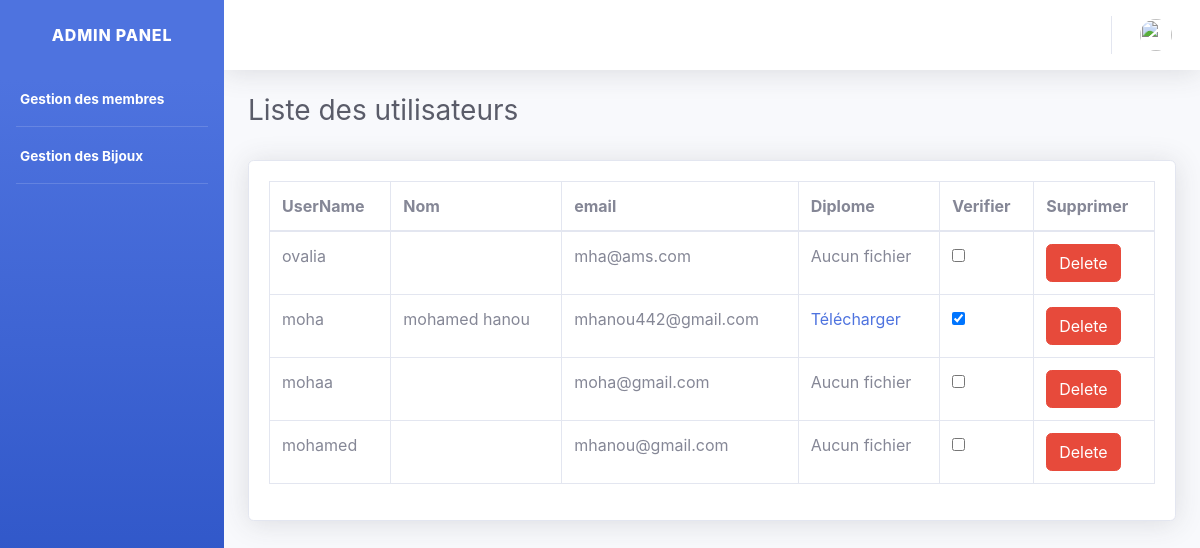
Page /gestion/admin/ (signed in) on the committed database.
### gestion/models.py (models this page shows, shortened)
class User(AbstractUser):
    email = models.EmailField(unique=False)
    file = models.FileField(upload_to='diplomes/', null=True, blank=True)
    is_verified = models.BooleanField(default=False)

### gestion/views.py (the view)
# urls.py: path("admin/", views.admin, name="admin"),
@login_required
def admin(request):
    userss=User.objects.all()
    context={
        'users':userss,
    }
    return render(request,"admin/user.html",context)

### myapp/templates/admin/user.html (shortened to what this page needs)
{% extends 'admin_base.html' %}
{% load static %}
{% block content %}
                <div class="container-fluid">
                    <h1 class="h3 mb-2 text-gray-800">Liste des utilisateurs
                    </h1>
                    <br>
                    <div class="card shadow mb-4">
                        <div class="card-body">
                            <div class="table-responsive">
                                <table class="table table-bordered" id="dataTable" width="100%" cellspacing="0">
                                    <thead>
                                        <tr>
                                            <th>UserName</th>
                                            <th>Nom</th>
                                            <th>email</th>
                                            <th>Diplome</th>
                                            <th>Verifier</th>
                                            <th>Supprimer</th>
                                        </tr>
                                    </thead>
                                    <tbody>
                                        {% for user in users %}
                                        <tr>
                                            <td>{{ user.username }}</td>
                                            <td>{{ user.first_name }} {{ user.last_name }}</td>
                                            <td>{{ user.email }}</td>
                                            <td>
                                                {% if user.file %}
                                                  <a href="{{ user.file.url }}" download>Télécharger</a>
                                                {% else %}
                                                  Aucun fichier
                                                {% endif %}
                                              </td>
                                            <td>
                                                <form method="POST" action="{% url 'verify_user' user.id %}">
                                                    <input
                                                    type="checkbox"
                                                    onchange="this.form.submit()"
                                                    {% if user.is_verified %}checked{% endif %}
                                                    title="Vérifié ?"
                                                    >
                                                </form>
                                            </td>
                                            <td><a href= type="button" class="btn btn-danger">Delete</a></td>
                                        </tr>
                                        {% endfor %}
                                    </tbody>
                                </table>
                            </div>
                        </div>
                    </div>
                </div>
            </div>
        </div>
    </div>
    {% endblock %}

### rows in the picture
User: username "ovalia", email "mha@ams.com", file "Aucun fichier"
User: username "moha", first_name "mohamed", last_name "hanou", email "mhanou442@gmail.com", is_verified "☑"
User: username "mohaa", email "moha@gmail.com", file "Aucun fichier"
User: username "mohamed", email "mhanou@gmail.com", file "Aucun fichier"
